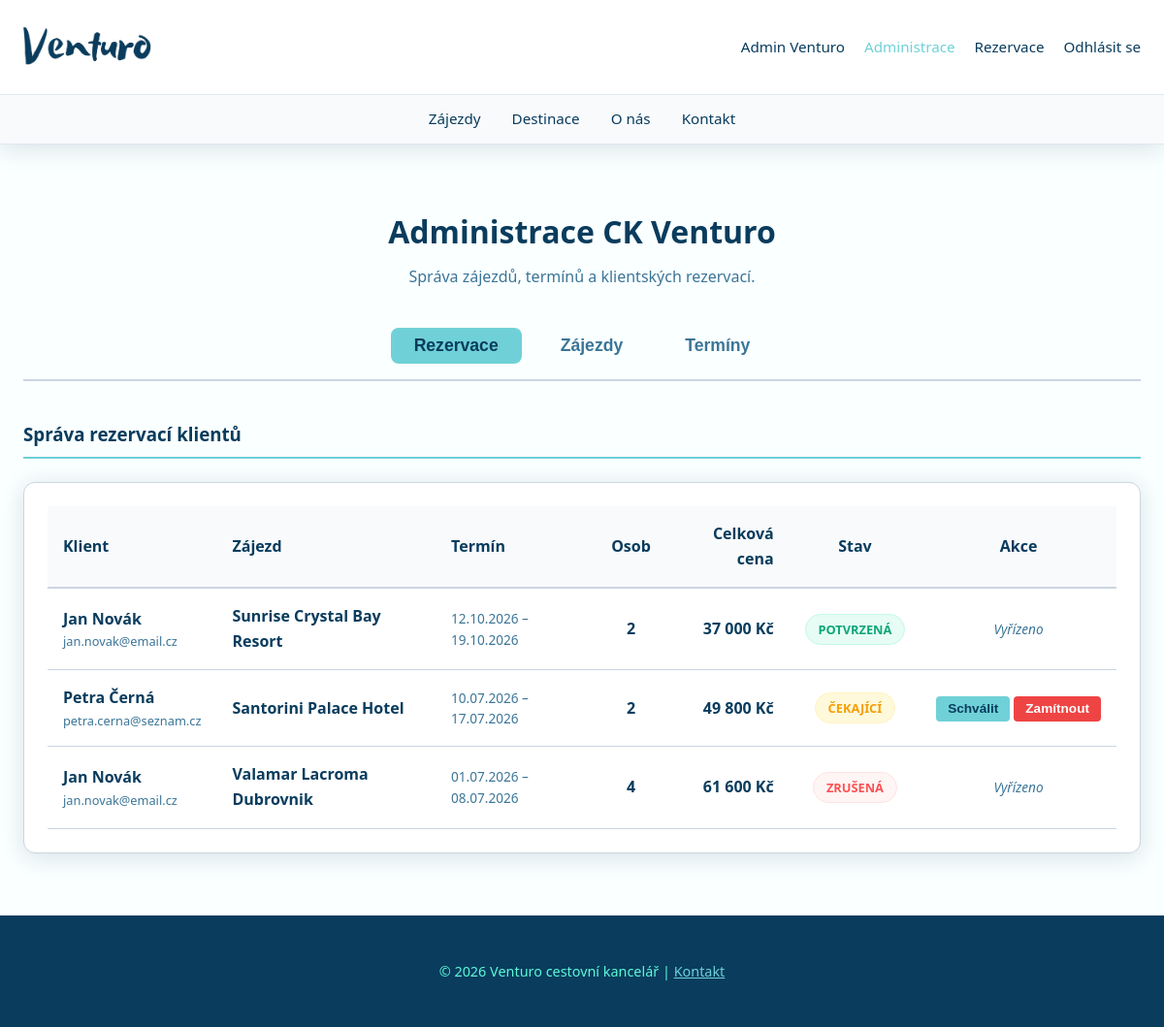
Page /administrace (signed in) on the committed database.
### tables this page shows
CREATE TABLE `rezervace` (
  `id_rezervace` int(11) NOT NULL AUTO_INCREMENT,
  `id_uzivatele` int(11) NOT NULL,
  `id_terminu` int(11) NOT NULL,
  `pocet_osob` int(11) NOT NULL,
  `stav` enum('čekající','potvrzená','zrušená') NOT NULL DEFAULT 'čekající',
  `datum_rezervace` timestamp NOT NULL DEFAULT CURRENT_TIMESTAMP,
  PRIMARY KEY (`id_rezervace`),
  KEY `id_uzivatele` (`id_uzivatele`),
  KEY `id_terminu` (`id_terminu`),
  CONSTRAINT `fk_rezervace_uzivatele` FOREIGN KEY (`id_uzivatele`) REFERENCES `uzivatele` (`id_uzivatele`) ON DELETE CASCADE,
  CONSTRAINT `fk_rezervace_terminy` FOREIGN KEY (`id_terminu`) REFERENCES `terminy` (`id_terminu`) ON DELETE CASCADE
);

CREATE TABLE `uzivatele` (
  `id_uzivatele` int(11) NOT NULL AUTO_INCREMENT,
  `jmeno` varchar(50) NOT NULL,
  `prijmeni` varchar(50) NOT NULL,
  `email` varchar(100) NOT NULL,
  `heslo` varchar(255) NOT NULL,
  `role` enum('user','admin') NOT NULL DEFAULT 'user',
  `vytvoren` timestamp NOT NULL DEFAULT CURRENT_TIMESTAMP,
  PRIMARY KEY (`id_uzivatele`),
  UNIQUE KEY `email` (`email`)
);

CREATE TABLE `zajezdy` (
  `id_zajezdu` int(11) NOT NULL AUTO_INCREMENT,
  `id_destinace` int(11) NOT NULL,
  `hotel` varchar(150) NOT NULL,
  `obrazky` varchar(255) DEFAULT '',
  `popis` text DEFAULT NULL,
  `cena` int(11) NOT NULL,
  `strava` varchar(50) NOT NULL,
  PRIMARY KEY (`id_zajezdu`),
  KEY `id_destinace` (`id_destinace`),
  CONSTRAINT `fk_zajezdy_destinace` FOREIGN KEY (`id_destinace`) REFERENCES `destinace` (`id_destinace`) ON DELETE CASCADE
);

CREATE TABLE `terminy` (
  `id_terminu` int(11) NOT NULL AUTO_INCREMENT,
  `id_zajezdu` int(11) NOT NULL,
  `datum_od` date NOT NULL,
  `datum_do` date NOT NULL,
  `kapacita` int(11) NOT NULL,
  `odlet_iata` varchar(3) DEFAULT NULL,
  PRIMARY KEY (`id_terminu`),
  KEY `id_zajezdu` (`id_zajezdu`),
  KEY `odlet_iata` (`odlet_iata`),
  CONSTRAINT `fk_terminy_zajezdy` FOREIGN KEY (`id_zajezdu`) REFERENCES `zajezdy` (`id_zajezdu`) ON DELETE CASCADE,
  CONSTRAINT `fk_terminy_letiste` FOREIGN KEY (`odlet_iata`) REFERENCES `letiste` (`iata`) ON DELETE SET NULL
);

### index.php (called while the page is built, shortened)
<?php
$smerovac = new SmerovacKontroler();
$smerovac->zpracuj(array($_SERVER['REQUEST_URI']));
$smerovac->vypisPohled();

### modely/Db.php (called while the page is built, shortened)
<?php
class Db
{
    private static $spojeni;
    private static $nastaveni = array(
        PDO::ATTR_ERRMODE => PDO::ERRMODE_EXCEPTION,
        PDO::ATTR_EMULATE_PREPARES => false,
    );
    public static function pripoj($server, $uzivatel, $heslo, $databaze)
    {
        if (!isset(self::$spojeni)) {
            $dsn = "mysql:host=$server;dbname=$databaze;charset=utf8";
            self::$spojeni = new PDO(
                $dsn,
                $uzivatel,
                $heslo,
                self::$nastaveni
            );
        }
    }
    public static function dotazVsechny($dotaz, $parametry = array()) {
        $navrat = self::$spojeni->prepare($dotaz);
        $navrat->execute($parametry);
        return $navrat->fetchAll();
    }
}

### kontrolery/AdministraceKontroler.php (called while the page is built, shortened)
<?php
class AdministraceKontroler extends Kontroler
{
    public function zpracuj($parametry)
    {
        $this->data['rezervace'] = Db::dotazVsechny('
            SELECT r.*, u.jmeno, u.prijmeni, u.email, z.hotel, t.datum_od, t.datum_do, (z.cena * r.pocet_osob) AS celkova_cena
            FROM rezervace r
            JOIN uzivatele u ON r.id_uzivatele = u.id_uzivatele
            JOIN terminy t ON r.id_terminu = t.id_terminu
            JOIN zajezdy z ON t.id_zajezdu = z.id_zajezdu
            ORDER BY r.datum_rezervace DESC
        ');
    }
}

### kontrolery/SmerovacKontroler.php (called while the page is built, shortened)
<?php
class SmerovacKontroler extends Kontroler
{
    public function zpracuj($parametry)
    {
        $url = $parametry[0];
        $castiCesty = $this->parsujURL($url);
        if (empty($castiCesty[0])) {
            $this->presmeruj("uvod");
        } else {
            $castNazvuKontroleru = array_shift($castiCesty);
            $nazevKontroleru = $this->pomlckyDoVelbloudiNotace($castNazvuKontroleru) . "Kontroler";
            if (file_exists("kontrolery/$nazevKontroleru.php")) {
                $this->kontroler = new $nazevKontroleru;
                $this->kontroler->zpracuj($castiCesty);
            } else {
                $this->presmeruj("chyba");
            }
        }
    }
    private function pomlckyDoVelbloudiNotace($text)
    {
        $text = str_replace("-", " ", $text);
        $text = ucwords($text);
        $text = str_replace(" ", "", $text);
        return $text;
    }
    private function parsujURL($url)
    {
        $naparsovanaURL = parse_url($url);
        $cesta = $naparsovanaURL["path"];
        $cesta = ltrim($cesta, "/");
        $cesta = trim($cesta);
        $rozdelenaCesta = explode("/", $cesta);
        return $rozdelenaCesta;
    }
}

### pohledy/administrace.phtml (shortened to what this page needs)
<section class="sekce sekce-min-80">
    <h2 class="sekce__nadpis">Administrace CK Venturo</h2>
    <p class="sekce__podnadpis">Správa zájezdů, termínů a klientských rezervací.</p>
    <div class="admin-header-tabs">
        <button onclick="prejdiNaTab('tab-rezervace')" id="btn-tab-rezervace" class="tlacitko-tab aktivni-tab">Rezervace</button>
        <button onclick="prejdiNaTab('tab-zajezdy')" id="btn-tab-zajezdy" class="tlacitko-tab">Zájezdy</button>
        <button onclick="prejdiNaTab('tab-terminy')" id="btn-tab-terminy" class="tlacitko-tab">Termíny</button>
    </div>
    <div id="tab-rezervace" class="admin-panel aktivni">
        <h3 class="admin-form-nadpis">Správa rezervací klientů</h3>
        <div class="admin-card admin-card--table">
            <?php if (!empty($rezervace)): ?>
                <table class="tabulka">
                    <thead>
                        <tr class="tabulka__hlavicka">
                            <th class="tabulka__sloupec">Klient</th>
                            <th class="tabulka__sloupec">Zájezd</th>
                            <th class="tabulka__sloupec">Termín</th>
                            <th class="tabulka__sloupec tabulka__sloupec--center">Osob</th>
                            <th class="tabulka__sloupec tabulka__sloupec--right">Celková cena</th>
                            <th class="tabulka__sloupec tabulka__sloupec--center">Stav</th>
                            <th class="tabulka__sloupec tabulka__sloupec--center">Akce</th>
                        </tr>
                    </thead>
                    <tbody>
                        <?php foreach ($rezervace as $r): ?>
                            <?php
                                $stavKlass = "badge--vychozi";
                                if ($r['stav'] === 'potvrzená') {
                                    $stavKlass = "badge--potvrzena";
                                } elseif ($r['stav'] === 'čekající') {
                                    $stavKlass = "badge--cekajici";
                                } elseif ($r['stav'] === 'zrušená') {
                                    $stavKlass = "badge--zrusena";
                                }
                            ?>
                            <tr class="tabulka__radek">
                                <td class="tabulka__bunka">
                                    <div class="tabulka__klient-jmeno"><?= htmlspecialchars($r['jmeno'] . ' ' . $r['prijmeni']) ?></div>
                                    <div class="tabulka__klient-email"><?= htmlspecialchars($r['email']) ?></div>
                                </td>
                                <td class="tabulka__bunka tabulka__bunka--bold-modra"><?= htmlspecialchars($r['hotel']) ?></td>
                                <td class="tabulka__bunka--meta">
                                    <?= date('d.m.Y', strtotime($r['datum_od'])) ?> – <?= date('d.m.Y', strtotime($r['datum_do'])) ?>
                                </td>
                                <td class="tabulka__bunka tabulka__bunka--center tabulka__bunka--bold"><?= (int)$r['pocet_osob'] ?></td>
                                <td class="tabulka__bunka--bold-cena"><?= number_format($r['celkova_cena'], 0, ',', ' ') ?> Kč</td>
                                <td class="tabulka__bunka tabulka__bunka--center">
                                    <span class="badge <?= $stavKlass ?>">
                                        <?= htmlspecialchars($r['stav']) ?>
                                    </span>
                                </td>
                                <td class="tabulka__bunka tabulka__bunka--center">
                                    <?php if ($r['stav'] === 'čekající'): ?>
                                        <div class="tabulka__akce-div">
                                            <form method="POST" action="/administrace">
                                                <button type="submit" name="akce_rezervace" value="schvalit" class="tlacitko tlacitko--primarni tlacitko--maly">Schválit</button>
                                            </form>
                                            <form method="POST" action="/administrace" onsubmit="return confirm('Opravdu chcete zamítnout tuto rezervaci?')">
                                                <button type="submit" name="akce_rezervace" value="zamitnout" class="tlacitko tlacitko--cerveny tlacitko--maly">Zamítnout</button>
                                            </form>
                                        </div>
                                    <?php else: ?>
                                        <span class="tabulka__radek-vyrizeno">Vyřízeno</span>
                                    <?php endif; ?>
                                </td>
                            </tr>
                        <?php endforeach; ?>
                    </tbody>
                </table>
            <?php else: ?>
                <p class="tabulka-prazdna">V systému nejsou žádné rezervace.</p>
            <?php endif; ?>
        </div>
    </div>
</section>

### css/style.css (style rules this page uses)
:root { --barva-modra: #093c5d; --barva-modra-svetla: #3b7597; --barva-oranzova: #6fd1d7; --barva-oranzova-tmava: #5df8d8; --barva-pozadi: #faffff; --barva-karta-pozadi: #ffffff; --barva-text: #093c5d; --barva-seda: #3b7597; --stin: 0 4px 24px rgba(9, 60, 93, 0.15); --zaobleni: 12px; --barva-border: #cbd5e1; --barva-tab-pozadi: #f8fafc; --barva-input-pozadi: #ffffff; --barva-nav-pozadi: #f8fafc; --barva-nav-border: #e2e8f0; --barva-modal-overlay: rgba(9, 60, 93, 0.6); }
*, *::before, *::after { box-sizing: border-box; }
body { margin: 0; font-family: "Segoe UI", system-ui, sans-serif; color: var(--barva-text); background: var(--barva-pozadi); line-height: 1.6; display: flex; flex-direction: column; min-height: 100vh; }
.sekce { max-width: 1200px; margin: 0 auto; padding: 4rem 1.5rem; }
.sekce__nadpis { text-align: center; margin: 0 0 0.5rem; font-size: 2rem; color: var(--barva-modra); }
.sekce__podnadpis { text-align: center; color: var(--barva-seda); margin: 0 0 2.5rem; max-width: 640px; margin-left: auto; margin-right: auto; }
.tlacitko { display: inline-block; padding: 0.75rem 1.75rem; border-radius: 999px; font-weight: 600; text-decoration: none; border: none; cursor: pointer; font-size: 1rem; transition: transform 0.15s, background 0.2s; }
.tlacitko--primarni { background: var(--barva-oranzova); color: var(--barva-modra); }
.tabulka { width: 100%; border-collapse: collapse; text-align: left; }
.tabulka__hlavicka { background: var(--barva-tab-pozadi); border-bottom: 2px solid var(--barva-border); }
.tabulka__sloupec { padding: 1rem; color: var(--barva-modra); font-weight: 700; }
.tabulka__radek { border-bottom: 1px solid var(--barva-border); transition: background 0.15s; }
.tabulka__bunka { padding: 1rem; }
.tabulka__bunka--bold-modra { padding: 1rem; font-weight: 600; color: var(--barva-modra); }
.tabulka__bunka--bold-cena { padding: 1rem; text-align: right; font-weight: 700; color: var(--barva-modra); }
.tabulka__bunka--meta { padding: 1rem; font-size: 0.85rem; color: var(--barva-seda); }
.badge { display: inline-block; padding: 0.3rem 0.8rem; border-radius: 999px; font-size: 0.8rem; font-weight: 600; text-transform: uppercase; }
.badge--potvrzena { background: #e6fcf5; color: #0ca678; border: 1px solid #c3fae8; }
.badge--cekajici { background: #fff9db; color: #f59f00; border: 1px solid #fff3bf; }
.badge--zrusena { background: #fff5f5; color: #fa5252; border: 1px solid #ffe3e3; }
.tlacitko-tab { background: transparent; border: none; font-size: 1.1rem; font-weight: 700; color: var(--barva-seda); padding: 0.5rem 1.5rem; cursor: pointer; border-radius: 8px; transition: all 0.2s ease; }
.tlacitko-tab.aktivni-tab { color: var(--barva-modra); background: var(--barva-oranzova); }
.admin-panel { display: none; animation: fadeIn 0.35s ease-in-out; }
.admin-panel.aktivni { display: block; }
.admin-header-tabs { display: flex; justify-content: center; gap: 1rem; margin-bottom: 2.5rem; border-bottom: 2px solid var(--barva-border); padding-bottom: 1rem; }
.admin-form-nadpis { color: var(--barva-modra); border-bottom: 2px solid var(--barva-oranzova); padding-bottom: 0.5rem; margin-top: 0; margin-bottom: 1.5rem; }
.tabulka__klient-jmeno { font-weight: 600; color: var(--barva-modra); }
.tabulka__klient-email { font-size: 0.8rem; color: var(--barva-seda); }
.tabulka__radek-vyrizeno { color: var(--barva-seda); font-size: 0.85rem; font-style: italic; }
.tabulka__bunka--center { padding: 1rem; text-align: center; }
.tabulka__bunka--bold { font-weight: 600; }
.tlacitko--maly { padding: 0.35rem 0.75rem; font-size: 0.85rem; border-radius: 4px; }
.tlacitko--cerveny { background: #ef4444 !important; color: #fff !important; border: none; cursor: pointer; }
.tabulka__akce-div { display: flex; gap: 0.25rem; justify-content: center; }
.sekce-min-80 { min-height: 80vh; }
.admin-card { background: var(--barva-karta-pozadi); border-radius: var(--zaobleni); box-shadow: var(--stin); padding: 2rem; border: 1px solid var(--barva-border); }
.admin-card--table { padding: 1.5rem; overflow-x: auto; }
.tabulka__sloupec--center { text-align: center; }
.tabulka__sloupec--right { text-align: right; }

### rows in the picture
rezervace: id_uzivatele.prijmeni "Jan Novák", id_uzivatele.email "jan.novak@email.cz", zajezdy.hotel "Sunrise Crystal Bay Resort", id_terminu.datum_od "12.10.2026", id_terminu.datum_do "19.10.2026", pocet_osob "2", celkova_cena "37 000", stav "POTVRZENÁ", shows "Vyřízeno"
rezervace: id_uzivatele.prijmeni "Petra Černá", id_uzivatele.email "petra.cerna@seznam.cz", zajezdy.hotel "Santorini Palace Hotel", id_terminu.datum_od "10.07.2026", id_terminu.datum_do "17.07.2026", pocet_osob "2", celkova_cena "49 800", stav "ČEKAJÍCÍ"
rezervace: id_uzivatele.prijmeni "Jan Novák", id_uzivatele.email "jan.novak@email.cz", zajezdy.hotel "Valamar Lacroma Dubrovnik", id_terminu.datum_od "01.07.2026", id_terminu.datum_do "08.07.2026", pocet_osob "4", celkova_cena "61 600", stav "ZRUŠENÁ", shows "Vyřízeno"
